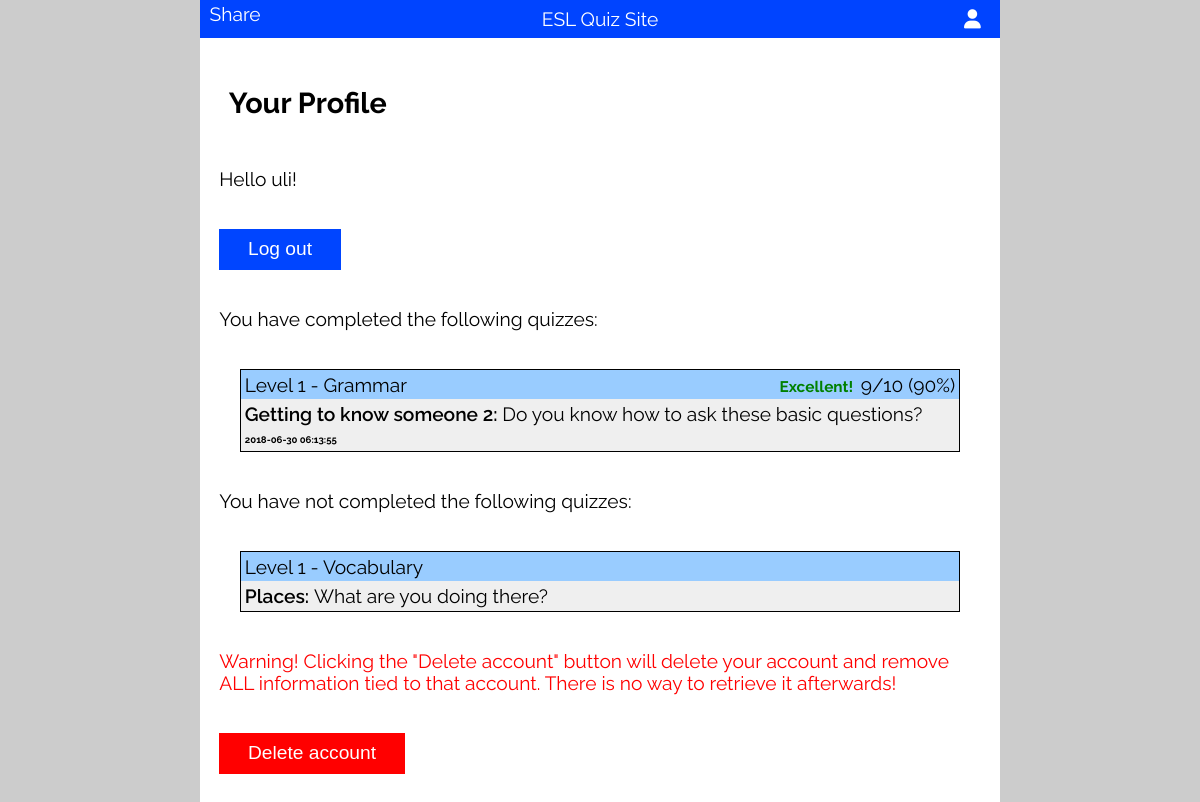
Page /profile.php (signed in) on the committed database.
### tables this page shows
CREATE TABLE IF NOT EXISTS `quizzes_taken` (
  `id` int(11) NOT NULL AUTO_INCREMENT,
  `datetime` timestamp NOT NULL DEFAULT CURRENT_TIMESTAMP ON UPDATE CURRENT_TIMESTAMP,
  `username` varchar(128) NOT NULL,
  `quizId` int(11) NOT NULL,
  `completed` tinyint(1) DEFAULT NULL,
  `score` int(2) DEFAULT NULL,
  PRIMARY KEY (`id`)
);

CREATE TABLE IF NOT EXISTS `quizzes` (
  `quizId` int(11) NOT NULL,
  `totalProbs` int(2) NOT NULL,
  `creator` varchar(30) NOT NULL,
  `language` varchar(30) NOT NULL DEFAULT 'English',
  `level` int(1) NOT NULL,
  `category` varchar(128) NOT NULL,
  `title` varchar(128) NOT NULL,
  `quizImgUrl` varchar(255) DEFAULT '',
  `description` varchar(256) DEFAULT NULL,
  `timed` tinyint(1) NOT NULL DEFAULT '0',
  `timeLimit` time DEFAULT NULL,
  `randomPs` tinyint(1) NOT NULL DEFAULT '1',
  `randomAs` tinyint(1) NOT NULL DEFAULT '1',
  `rating` float(2,1) NOT NULL DEFAULT '0.0',
  `timesRated` int(11) NOT NULL DEFAULT '0',
  `flagged` tinyint(1) NOT NULL DEFAULT '0',
  `flagCode` tinyint(1) NOT NULL DEFAULT '0',
  `starts` int(11) NOT NULL DEFAULT '0',
  `finishes` int(11) NOT NULL DEFAULT '0',
  `avgScore` float(4,1) NOT NULL DEFAULT '0.0',
  `timesTaken` int(11) NOT NULL DEFAULT '0',
  PRIMARY KEY (`quizId`)
);

### listquizzestaken.php (the view, shortened to what this page needs)
<?php	if (isset($_SESSION['username'])): ?>
	<?php
		$username = $_SESSION['username'];
		$sql = "SELECT * FROM quizzes_taken JOIN quizzes ON quizzes_taken.quizId = quizzes.quizId WHERE username = '".$username."'";
		$results = mysqli_query($conn, $sql);
		$quizzes = array();
		while ($row = mysqli_fetch_array($results)) {
			$quizInfo = array(
				"title" => $row['title'],
				"totalProbs" => $row['totalProbs'],
				"category" => $row['category'],
				"level" => $row['level'],
				"description" => $row['description'],
				"completed" => $row['completed'],
				"score" => $row['score'],
				"datetime" => $row['datetime']
			);
			array_push($quizzes, $quizInfo);
		}
?>
	<p>You have completed the following quizzes:</p>
	<div class="quizzes-completed quiz-table">
	<?php	foreach($quizzes as $quiz): ?>
		<?php if ($quiz['completed'] != NULL): ?>
			<?php
				$quizScore = $quiz['score'];
				$totalProbs = $quiz['totalProbs'];
				$quizPecent = $quiz['score']/$quiz['totalProbs']*100;
				if ($quizPecent == 100) {
					$message = "perfect";
				} elseif ($quizPecent >= 90) {
					$message = "excellent";
				} elseif ($quizPecent >= 80) {
					$message = "great";
				} elseif ($quizPecent >= 70) {
					$message = "good";
				} elseif ($quizPecent >= 60) {
					$message = "not bad";
				} elseif ($quizPecent >= 50) {
					$message = "pass";
				} elseif ($quizPecent < 50) {
					$message = "fail";
				}
			?>
			<p>Level <?php echo $quiz['level']; ?> - <?php echo $quiz['category']; ?><span class='score'><span class="message <?php echo $message ?>"><?php echo $message ?>!</span><?php echo $quizScore."/".$totalProbs; ?> (<?php echo round($quizPecent); ?>%)</span></p>
			<p><span class="title"><?php echo $quiz['title']; ?>: </span><?php echo $quiz['description']; ?><br><span class="datetime"><?php echo $quiz['datetime']; ?></span></p>
		<?php endif; ?>
	<?php endforeach; ?>
	</div>
	<p>You have not completed the following quizzes:</p>
	<div class="quizzes-started quiz-table">
	<?php	foreach($quizzes as $quiz): ?>
		<?php if ($quiz['completed'] == NULL): ?>
			<p>Level <?php echo $quiz['level']; ?> - <?php echo $quiz['category']; ?></p>
			<p><span class="title"><?php echo $quiz['title']; ?>: </span><?php echo $quiz['description']; ?></p>
		<?php endif; ?>
	<?php endforeach; ?>
	</div>
<?php endif; ?>

### header.php (shortened to what this page needs)
<!DOCTYPE html>
<html lang="en">
	<head>
		<link rel="stylesheet" href="style.css" type="text/css">
	</head>
	<body>
			<header>
				<nav>
				<div class="fb-share-button" data-href="https://www.eslquizsite.com/" data-layout="button_count" data-size="small"><a target="_blank" href="https://www.facebook.com/sharer/sharer.php?u=https%3A%2F%2Fwww.eslquizsite.com%2F&amp;src=sdkpreparse" class="fb-xfbml-parse-ignore">Share</a></div>
					<div class="site-logo">
						<a href="index.php">ESL Quiz Site</a>
					</div>
					<?php if (isset($_SESSION['username'])): ?>
						<div class="login-btn">
							<a href="profile.php">
							<span class="fas fa-user"></span>
							</a>
						</div>
					<?php endif; ?>
				</nav>
			</header>

### profile.php (shortened to what this page needs)
<?php
	include "header.php";
?>
<div class="wrapper">
	<section class="profile-page">
		<h1>Your Profile</h1>
		<?php	if (!isset($_SESSION['id'])): ?>
			<p>You must log in or create an account to view your profile.</p>
		<?php else: ?>
			<p>Hello <?php echo $_SESSION['username'] ?>!</p>
			<form action="includes/logout.inc.php">
				<button>Log out</button>
			</form>
			<?php include "listquizzestaken.php"; ?>
			<p class="warning-text">Warning! Clicking the "Delete account" button will delete your account and remove ALL information tied to that account. There is no way to retrieve it afterwards!</p>
			<form action="includes/delete-account.inc.php">
				<button class="delete-account">Delete account</button>
			</form>
		<?php endif; ?>
	</section>
</div>
</body>
</html>

### style.css (style rules this page uses)
* { margin: 0; }
body { font-family: 'Raleway', sans-serif; font-size: 1.2em; background-color: #ccc; touch-action: manipulation; }
header, .wrapper { margin: 0 auto; max-width: 800px; }
.wrapper { background-color: #fff; }
button { border: none; font-size: 1em; padding: 0.5em 1.5em; margin: 1em; background-color: #0045ff; color: white; cursor: pointer; }
.warning-text { color: red; }
nav { height: 2em; color: #fff; background-color: #04f; position: relative; }
nav a { text-decoration: none; color: #fff; }
.fb-share-button { float: left; padding-left: 0.5em; line-height: 1.5em; }
.site-logo { position: absolute; top: 50%; left: 50%; transform: translate(-50%, -50%); }
.login-btn { position: absolute; right: 0; padding: 0 1em; text-align: center; line-height: 2em; cursor: pointer; }
.profile-page { background-color: white; padding: 1em 0; }
.profile-page h1 { padding: 1em; }
.profile-page p { margin: 1em; }
.quiz-table { width: 90%; margin: 2em auto; }
.quiz-table p { background-color: #9cf; padding: 0.2em; margin: 0 auto; border-left: 1px solid black; border-right: 1px solid black; }
.quiz-table p:nth-of-type(even) { border-bottom: 1px solid black; background-color: #efefef; }
.quiz-table p:first-of-type { border-top: 1px solid black; }
.quizzes-completed .score { float: right; }
.quiz-table .title { font-weight: 600; }
.datetime { font-size: 0.5em; font-weight: bold; }
.delete-account { background-color: red; }
.message { color: #2e0cba; margin-right: 0.5em; font-size: 0.8em; font-weight: bold; text-transform: capitalize; }
.message.perfect, .message.excellent { color: green; }

### rows in the picture
quizzes_taken: quizId.level "1", quizId.category "Grammar", score.totalProbs "Excellent", score "9", quizId.totalProbs "10", score.totalProbs "90", quizId.title "Getting to know someone 2", quizId.description "Do you know how to ask these basic questions?", datetime "2018-06-30 06:13:55"
quizzes_taken: quizId.level "1", quizId.category "Vocabulary", quizId.title "Places", quizId.description "What are you doing there?"

### other values in the picture
$_SESSION['username'] "uli"
